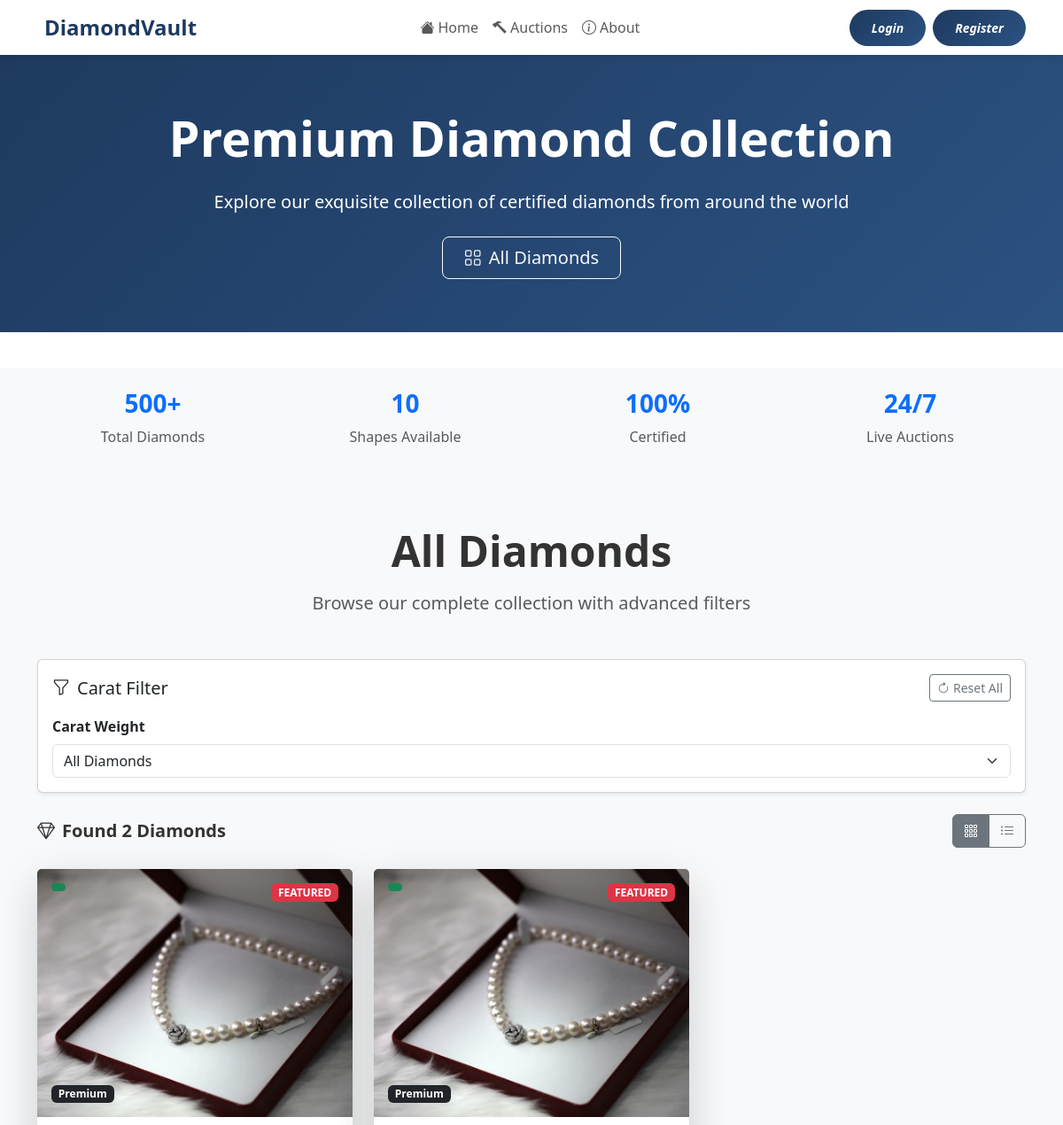
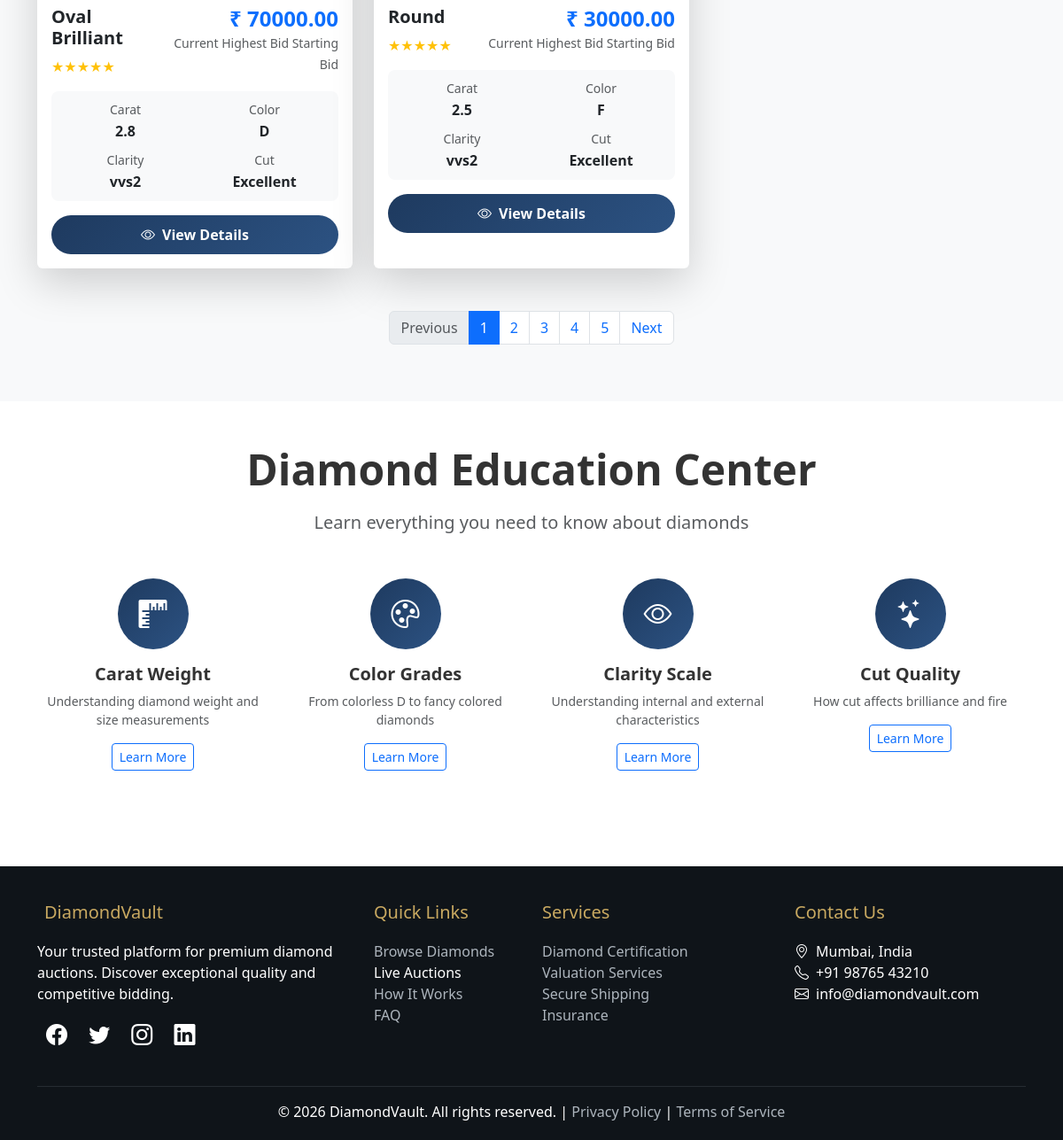
Page /auctions/ on the committed database (2 pictures, top to bottom).
### auction/models.py (models this page shows, shortened)
class Diamond(models.Model):
    name = models.CharField(max_length=100)
    carat = models.FloatField()
    color = models.CharField(max_length=10)
    clarity = models.CharField(max_length=10)
    cut = models.CharField(max_length=10)
    base_price = models.DecimalField(max_digits=10, decimal_places=2)
    image = models.ImageField(upload_to='diamonds/', null=True, blank=True)

class Bid(models.Model):
    user = models.ForeignKey(User, on_delete=models.CASCADE, related_name='bids')
    diamond = models.ForeignKey(Diamond, on_delete=models.CASCADE, related_name='bids')
    amount = models.DecimalField(max_digits=10, decimal_places=2)
    timestamp = models.DateTimeField(auto_now_add=True)
    class Meta:
        ordering = ['-amount']  # highest bid first

### auction/views.py (the view, shortened to what this page needs)
# urls.py: path('auctions/', views.diamonds, name='auctions'),
def diamonds(request):
    diamonds = Diamond.objects.all()
    carat_filter = request.GET.get('carat')
    return render(request, 'diamonds.html', {'diamonds': diamonds, 'carat_filter': carat_filter})

### templates/diamonds.html (shortened to what this page needs)
{% extends 'base.html' %}
{% load static %}
{% block content %}
<section class="hero-section">
    <div class="container">
        <div class="text-center">
            <h1 class="display-4 fw-bold mb-4">Premium Diamond Collection</h1>
            <p class="lead mb-4">Explore our exquisite collection of certified diamonds from around the world</p>
            <div class="d-flex gap-3 justify-content-center flex-wrap">
                <button class="btn btn-outline-light btn-lg px-4" onclick="scrollToSection('all-diamonds')">
                    <i class="bi bi-grid me-2"></i>All Diamonds
                </button>
            </div>
        </div>
    </div>
</section>
<section class="py-4 bg-light">
    <div class="container">
        <div class="row text-center">
            <div class="col-md-3 col-6 mb-3">
                <div class="stat-item">
                    <h3 class="text-primary fw-bold">500+</h3>
                    <p class="mb-0 text-muted">Total Diamonds</p>
                </div>
            </div>
            <div class="col-md-3 col-6 mb-3">
                <div class="stat-item">
                    <h3 class="text-primary fw-bold">10</h3>
                    <p class="mb-0 text-muted">Shapes Available</p>
                </div>
            </div>
            <div class="col-md-3 col-6 mb-3">
                <div class="stat-item">
                    <h3 class="text-primary fw-bold">100%</h3>
                    <p class="mb-0 text-muted">Certified</p>
                </div>
            </div>
            <div class="col-md-3 col-6 mb-3">
                <div class="stat-item">
                    <h3 class="text-primary fw-bold">24/7</h3>
                    <p class="mb-0 text-muted">Live Auctions</p>
                </div>
            </div>
        </div>
    </div>
</section>
<section class="py-5 bg-light" id="all-diamonds">
    <div class="container">
        <div class="text-center mb-5">
            <h2 class="display-5 fw-bold mb-3">All Diamonds</h2>
            <p class="lead text-muted">Browse our complete collection with advanced filters</p>
        </div>
        <div class="card shadow-sm mb-4">
            <div class="card-body">
                <div class="d-flex justify-content-between align-items-center mb-3">
                    <h5 class="card-title mb-0">
                        <i class="bi bi-funnel me-2"></i>Carat Filter
                    </h5>
                    <button class="btn btn-outline-secondary btn-sm" onclick="resetFilters()">
                        <i class="bi bi-arrow-clockwise me-1"></i>Reset All
                    </button>
                </div>
                <form id="diamondFilters" method="GET" action="{% url 'diamonds' %}">
    <div class="row g-3">
                        <div class="col-md-12">
                            <label class="form-label fw-bold">Carat Weight</label>
                            <select class="form-select" name="carat" id="caratFilter" onchange="this.form.submit()">
                                <option value="" {% if not carat_filter %}selected{% endif %}>All Diamonds</option>
                            </select>
                        </div>
                    </div>
                </form>
            </div>
        </div>
        <div class="d-flex justify-content-between align-items-center mb-4">
            <h5 class="fw-bold mb-0">
                <i class="bi bi-gem me-2"></i>Found <span id="resultCount">247</span> Diamonds
            </h5>
            <div class="btn-group" role="group">
                <button type="button" class="btn btn-outline-secondary active" onclick="setViewMode('grid')">
                    <i class="bi bi-grid-3x3-gap"></i>
                </button>
                <button type="button" class="btn btn-outline-secondary" onclick="setViewMode('list')">
                    <i class="bi bi-list-ul"></i>
                </button>
            </div>
        </div>
        <div class="row g-4">
            {% for diamond in diamonds %}
            <div class="col-lg-4 col-md-6">
            <div class="card h-100 shadow-lg border-0 featured-diamond-card">
            <div class="position-relative">
            <img src="{{ diamond.image.url }}"
            class="card-img-top"
            style="height:280px; object-fit:cover;">
            <span class="badge bg-success position-absolute top-0 start-0 m-3">
            </span>
            <span class="badge bg-danger position-absolute top-0 end-0 m-3">
            FEATURED
            </span>
            <div class="position-absolute bottom-0 start-0 m-3">
            <span class="badge bg-dark">Premium</span>
            </div>
            </div>
            <div class="card-body">
            <div class="d-flex justify-content-between align-items-start mb-3">
            <div>
            <h5 class="card-title fw-bold">
            {{ diamond.name }}
            </h5>
            <div class="text-warning">
            ★★★★★
            </div>
            </div>
            <div class="text-end">
                <h4 class="text-primary fw-bold mb-0">
                    ₹
                    {% if diamond.bids.first %}
                        {{ diamond.bids.first.amount }}
                    {% else %}
                        {{ diamond.base_price }}
                    {% endif %}
                </h4>
                <small class="text-muted">
                    {% if diamond.bids.first %}
                        Current Highest Bid
                    {% else %}
                        Starting Bid
                    {% endif %}
                </small>
            <small class="text-muted">Starting Bid</small>
            </div>
            </div>
            <div class="specs-grid mb-3">
            <div class="spec-item">
            <small class="text-muted">Carat</small>
            <div class="fw-bold">{{ diamond.carat }}</div>
            </div>
            <div class="spec-item">
            <small class="text-muted">Color</small>
            <div class="fw-bold">{{ diamond.color }}</div>
            </div>
            <div class="spec-item">
            <small class="text-muted">Clarity</small>
            <div class="fw-bold">{{ diamond.clarity }}</div>
            </div>
            <div class="spec-item">
            <small class="text-muted">Cut</small>
            <div class="fw-bold">{{ diamond.cut }}</div>
            </div>
            </div>
            <div class="d-grid gap-2">
                <a href="{% url 'diamond_detail' diamond.id %}" class="btn btn-primary-custom">
                    <i class="bi bi-eye me-2"></i>View Details
                </a>
            </div>
            </div>
            </div>
            </div>
            {% endfor %}
            </div>
        <nav aria-label="Diamond pagination" class="mt-5">
            <ul class="pagination justify-content-center">
                <li class="page-item disabled">
                    <a class="page-link" href="#" tabindex="-1">Previous</a>
                </li>
                <li class="page-item active"><a class="page-link" href="#">1</a></li>
                <li class="page-item"><a class="page-link" href="#">2</a></li>
                <li class="page-item"><a class="page-link" href="#">3</a></li>
                <li class="page-item"><a class="page-link" href="#">4</a></li>
                <li class="page-item"><a class="page-link" href="#">5</a></li>
                <li class="page-item">
                    <a class="page-link" href="#">Next</a>
                </li>
            </ul>
        </nav>
    </div>
</section>
<section class="py-5">
    <div class="container">
        <div class="text-center mb-5">
            <h2 class="display-5 fw-bold mb-3">Diamond Education Center</h2>
            <p class="lead text-muted">Learn everything you need to know about diamonds</p>
        </div>
        <div class="row g-4">
            <div class="col-md-3">
                <div class="text-center">
                    <div class="education-icon bg-primary text-white rounded-circle mx-auto mb-3"
                         style="width: 80px; height: 80px; display: flex; align-items: center; justify-content: center;">
                        <i class="bi bi-rulers" style="font-size: 2rem;"></i>
                    </div>
                    <h5 class="fw-bold">Carat Weight</h5>
                    <p class="text-muted small">Understanding diamond weight and size measurements</p>
                    <a href="#" class="btn btn-outline-primary btn-sm">Learn More</a>
                </div>
            </div>
            <div class="col-md-3">
                <div class="text-center">
                    <div class="education-icon bg-primary text-white rounded-circle mx-auto mb-3"
                         style="width: 80px; height: 80px; display: flex; align-items: center; justify-content: center;">
                        <i class="bi bi-palette" style="font-size: 2rem;"></i>
                    </div>
                    <h5 class="fw-bold">Color Grades</h5>
                    <p class="text-muted small">From colorless D to fancy colored diamonds</p>
                    <a href="#" class="btn btn-outline-primary btn-sm">Learn More</a>
                </div>
            </div>
            <div class="col-md-3">
                <div class="text-center">
                    <div class="education-icon bg-primary text-white rounded-circle mx-auto mb-3"
                         style="width: 80px; height: 80px; display: flex; align-items: center; justify-content: center;">
                        <i class="bi bi-eye" style="font-size: 2rem;"></i>
                    </div>
                    <h5 class="fw-bold">Clarity Scale</h5>
                    <p class="text-muted small">Understanding internal and external characteristics</p>
                    <a href="#" class="btn btn-outline-primary btn-sm">Learn More</a>
                </div>
            </div>
            <div class="col-md-3">
                <div class="text-center">
                    <div class="education-icon bg-primary text-white rounded-circle mx-auto mb-3"
                         style="width: 80px; height: 80px; display: flex; align-items: center; justify-content: center;">
                        <i class="bi bi-stars" style="font-size: 2rem;"></i>
                    </div>
                    <h5 class="fw-bold">Cut Quality</h5>
                    <p class="text-muted small">How cut affects brilliance and fire</p>
                    <a href="#" class="btn btn-outline-primary btn-sm">Learn More</a>
                </div>
            </div>
        </div>
    </div>
</section>
{% endblock %}

### rows in the picture
Diamond: image (picture), name "Oval Brilliant", bids.first.amount "70000.00", shows "Current Highest Bid", carat "2.8", color "D", clarity "vvs2", cut "Excellent"
Diamond: image (picture), name "Round", bids.first.amount "30000.00", shows "Current Highest Bid", carat "2.5", color "F", clarity "vvs2", cut "Excellent"
